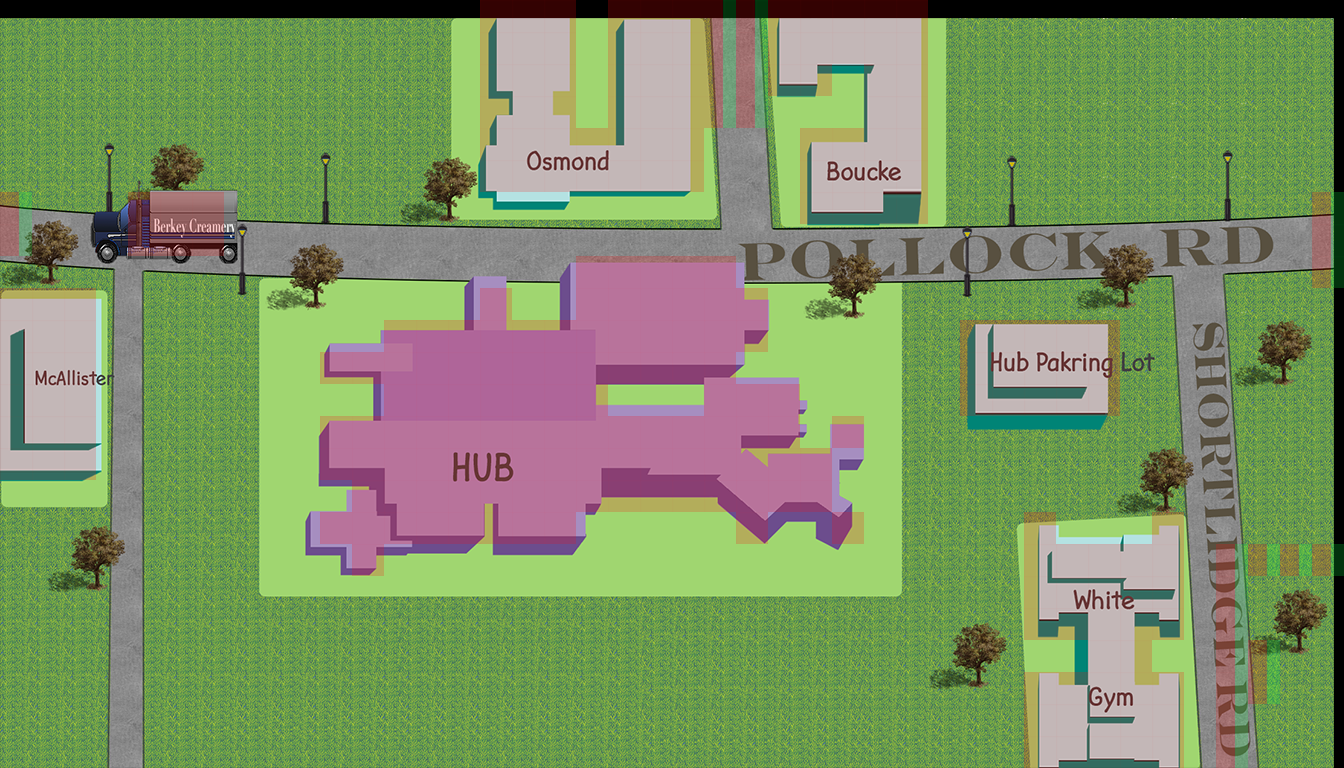

Below is a game level as drawn by its tile map, then a one-line description and the .tmx that defines it (tile-layer data replaced by summaries):
An orthogonal 42x24 tile map with 32x32 px tiles, 2 tile layers (Tile Layer 1, building), 2 tilesets.

<map version="1.0" orientation="orthogonal" renderorder="right-down" width="42" height="24" tilewidth="32" tileheight="32" nextobjectid="1">
 <tileset firstgid="1" name="Hub" tilewidth="32" tileheight="32">
  <image source="Hub.png" width="1344" height="768" />
 </tileset>
 <tileset firstgid="1009" name="meta_tiles" tilewidth="32" tileheight="32" spacing="1" margin="1">
  <image source="meta_tiles.png" width="67" height="34" />
  <tile id="0">
   <properties>
    <property name="collision" value="false" />
   </properties>
  </tile>
  <tile id="1">
   <properties>
    <property name="collision" value="true" />
   </properties>
  </tile>
 </tileset>
 <layer name="Tile Layer 1" width="42" height="24">
  <data>[1008 cells, 1008 non-empty, 1008 distinct tile ids]</data>
 </layer>
 <layer name="building" width="42" height="24">
  <data>[1008 cells, 269 non-empty, 2 distinct tile ids]</data>
 </layer>
</map>